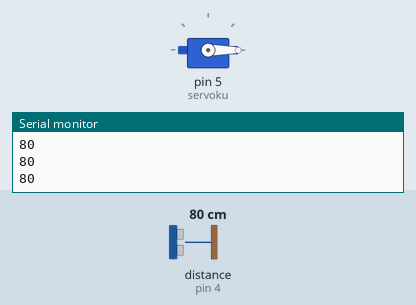
The sketch below on a simulated Arduino Uno, built with avr-gcc and run on an emulated ATmega328P. Parts: servo, the last lines printed to the serial monitor. Wiring (inferred from the names in the program): ultrasonic range finder: trigger pin 3; echo pin 4. The test bench sets the inputs (shaded band); at power-on: distance to the obstacle (sensor on pin 4) 80 cm. The echo pulse lasts 58.3 µs per cm; no radio packets arrive unless stated.

Above: at 1.2 s.
1.3 s: distance to the obstacle (sensor on pin 4) set to 22 cm
2.8 s: distance to the obstacle (sensor on pin 4) set to 19 cm
At 3.9 s:
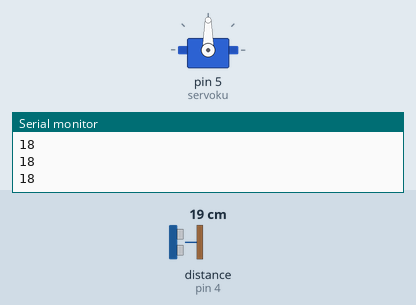
4.3 s: distance to the obstacle (sensor on pin 4) set to 35 cm
At 5.0 s:
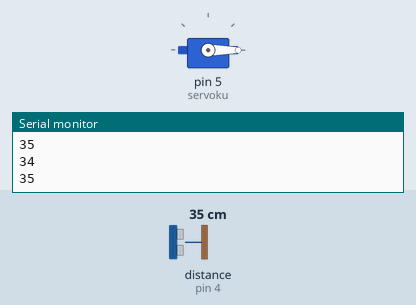
5.8 s: distance to the obstacle (sensor on pin 4) set to 2 cm
At 6.1 s:
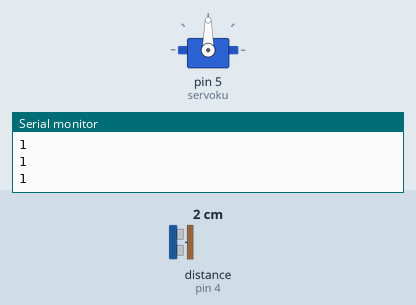
Timing chart, 0 to 8.3 s (numbered marks = the images above; inputs shaded):
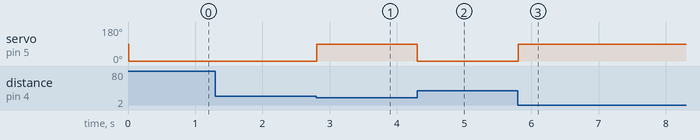

Measured:
- the behaviour switches between 21 and 20 cm on distance to the obstacle (sensor on pin 4) (found by bisection; images 0 and 1)
- after the input at 2.8 s, servo on pin 5 (servoku): 0° → 90° at once
- after the input at 4.3 s, servo on pin 5 (servoku): 90° → 0° at once
- after the input at 5.8 s, servo on pin 5 (servoku): 0° → 90° at once

The sketch:

tx.ino
```cpp
#include <SPI.h>
#include <nRF24L01.h>
#include <RF24.h>
#include <Servo.h>

int pesan[1];
RF24 radio(9, 10);
const uint64_t address = 0xE8E8F0F0E1LL;
Servo servoku;
long duration;
int jarak;
#define echoPin 4
#define trigPin 3

void setup(void) {
  Serial.begin(9600);
  radio.begin();
  radio.openWritingPipe(address);
  servoku.attach(5);
  pinMode(trigPin, OUTPUT);
  pinMode(echoPin, INPUT);
}

void loop(void) {
  digitalWrite(trigPin, LOW);
  delayMicroseconds(2);
  digitalWrite(trigPin, HIGH);
  delayMicroseconds(10);
  digitalWrite(trigPin, LOW);
  duration = pulseIn(echoPin, HIGH);
  jarak = ( duration / 2) / 29;
  Serial.println(jarak);

  if (jarak >= 20) {
    pesan[0] = 1;
    servoku.write(0);
    radio.write(pesan, 1);
  }

  else if (jarak <= 19) {
    pesan[0] = 2;
    servoku.write(90);
    radio.write(pesan, 1);
  }
}
```
